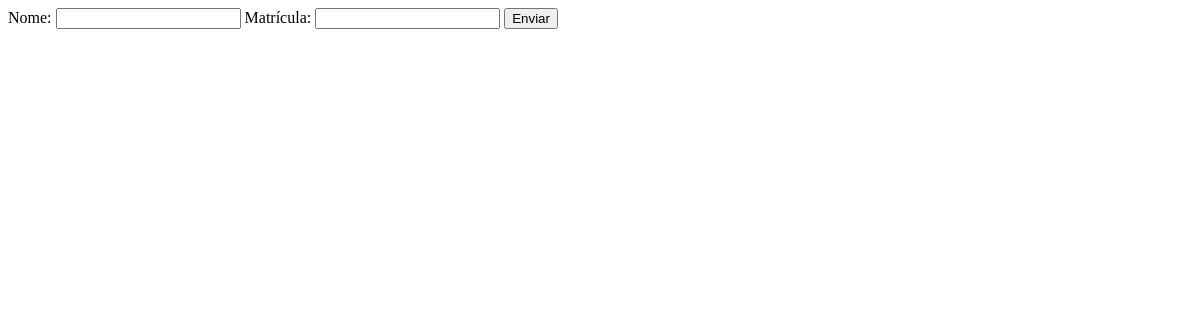
The app's page /tecnico/, older data.
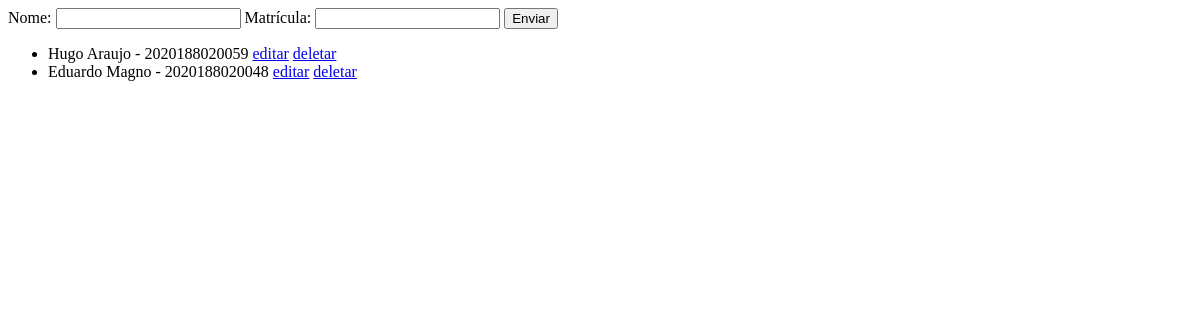
The same page, newer data.
### tecnico/models.py (models this page shows, shortened)
class tecnico(models.Model):
    nome = models.CharField(max_length=100)
    matricula = models.CharField(max_length=13, unique=True)

### tecnico/views.py (the view)
# urls.py: path('', tecnico__, name = 'tecnico'),
def tecnico__(request):
    tecnicos = tecnico.objects.all()
    return render(request, "tecnico/tecnico.html",{"tecnicos": tecnicos})

### tecnico/templates/tecnico/tecnico.html (shortened to what this page needs)
<!DOCTYPE html>
<html lang="pt-br">
<head>
</head>
<body>
    <form action="{% url 'salvar' %}" method="POST">
        <label for="nome">Nome:</label>
        <input type="text" name="nome">
        <label for="matricula">Matrícula: </label>
        <input type="text" name="matricula">
        <button type="submit">Enviar</button>
    </form>
    <ul>
    {% for tecnico in tecnicos %}
        <li>
             {{tecnico.nome}} - {{tecnico.matricula}}
             <a href="{% url 'editar' tecnico.id %}">editar</a>
             <a href="{% url 'deletar' tecnico.id %}">deletar</a>
            </li>
    {% endfor %}
    </ul>
</body>
</html>

Row changes from the older to the newer data that the page shows:
added tecnico: nome "Hugo Araujo", matricula "2020188020059"
added tecnico: nome "Eduardo Magno", matricula "2020188020048"
